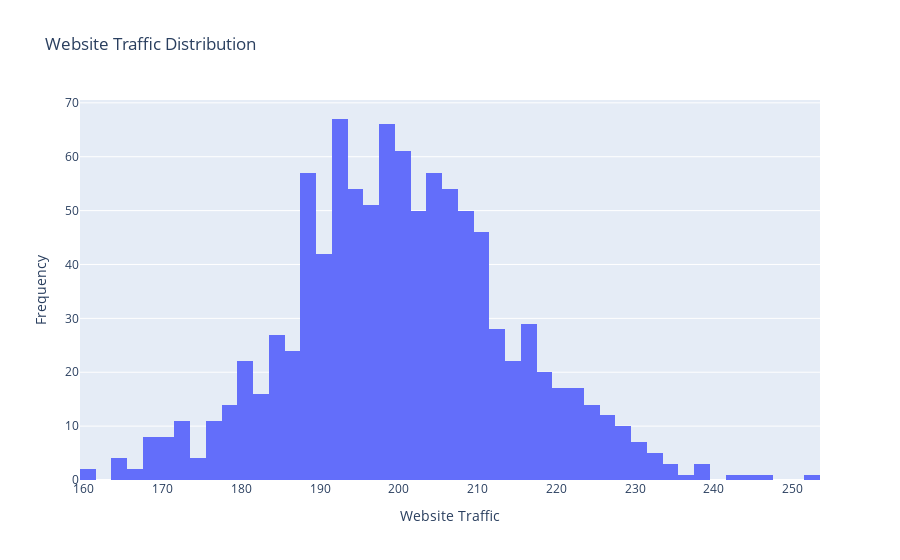

The notebook cell this image was saved under:
### Markdown cell above
# Exploritory Data Analysis

### Code cell
# histogram for website traffic using plotly 
def plot_website_traffic(df):
    fig = px.histogram(df, x='website_traffic', title='Website Traffic Distribution')
    fig.update_layout(xaxis_title='Website Traffic', yaxis_title='Frequency')
    fig.show()
plot_website_traffic(df)

### Figure 1 — Plotly figure (JSON) as saved in the notebook; plotly's stock layout.template omitted (floating-point values rounded to 4 significant figures; data arrays with more than 128 entries replaced by an {"elided": "..."} marker saying what was removed)
{"data": [{"alignmentgroup": "True", "bingroup": "x", "hovertemplate": "website_traffic=%{x}<br>count=%{y}<extra></extra>", "legendgroup": "", "marker": {"color": "#636efa", "pattern": {"shape": ""}}, "name": "", "offsetgroup": "", "orientation": "v", "showlegend": false, "type": "histogram", "x": {"elided": "1000 int values"}, "xaxis": "x", "yaxis": "y"}], "layout": {"barmode": "relative", "legend": {"tracegroupgap": 0}, "title": {"text": "Website Traffic Distribution"}, "xaxis": {"anchor": "y", "domain": [0, 1], "title": {"text": "Website Traffic"}}, "yaxis": {"anchor": "x", "domain": [0, 1], "title": {"text": "Frequency"}}}}
